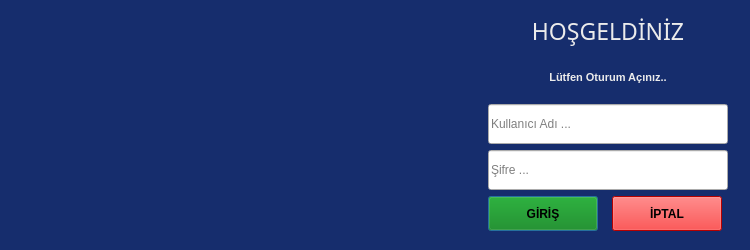
<?xml version="1.0" encoding="UTF-8"?>
<ui version="4.0">
 <class>auth_form</class>
 <widget class="QDialog" name="auth_form">
  <property name="geometry">
   <rect>
    <x>0</x>
    <y>0</y>
    <width>750</width>
    <height>250</height>
   </rect>
  </property>
  <property name="minimumSize">
   <size>
    <width>750</width>
    <height>250</height>
   </size>
  </property>
  <property name="maximumSize">
   <size>
    <width>750</width>
    <height>250</height>
   </size>
  </property>
  <property name="windowTitle">
   <string>Oturum Açma Paneli</string>
  </property>
  <property name="styleSheet">
   <string notr="true">#auth_form{
background-color: #162D6D;
}
QPushButton#btn_login {
background-color: green;
font: 12pt &quot;Century Gothic&quot;;
font-weight: bold;
}
QPushButton#btn_cancel {
background-color: red;
font: 12pt &quot;Century Gothic&quot;;
font-weight: bold;
}

QLineEdit {
font: 11pt &quot;Century Gothic&quot;;
}

QLabel{
color:#ebebeb;
}


#btn_login:hover, #btn_cancel:hover {
background-color: #2349b0;
border: 3px solid #ffffff;
border-radius: 6px;
padding-top: 8px;
}

#btn_login:pressed, #btn_cancel:pressed {
background-color: #ffaa00;
border: 3px solid #ffffff;
border-radius: 6px;
padding-top: 8px;
}</string>
  </property>
  <property name="sizeGripEnabled">
   <bool>false</bool>
  </property>
  <property name="modal">
   <bool>false</bool>
  </property>
  <widget class="QWidget" name="logo_wid" native="true">
   <property name="geometry">
    <rect>
     <x>10</x>
     <y>40</y>
     <width>410</width>
     <height>180</height>
    </rect>
   </property>
   <property name="styleSheet">
    <string notr="true">image:url(:/resim/assets/images/logo-w.png)
</string>
   </property>
  </widget>
  <widget class="QWidget" name="layoutWidget">
   <property name="geometry">
    <rect>
     <x>488</x>
     <y>10</y>
     <width>242</width>
     <height>221</height>
    </rect>
   </property>
   <layout class="QGridLayout" name="gridLayout">
    <item row="0" column="0" colspan="2">
     <widget class="QLabel" name="lbl_welcome">
      <property name="font">
       <font>
        <family>Grenada</family>
        <pointsize>17</pointsize>
        <italic>false</italic>
        <bold>false</bold>
       </font>
      </property>
      <property name="text">
       <string>HOŞGELDİNİZ</string>
      </property>
      <property name="alignment">
       <set>Qt::AlignmentFlag::AlignCenter</set>
      </property>
     </widget>
    </item>
    <item row="1" column="0" colspan="2">
     <widget class="QLabel" name="lbl_login">
      <property name="font">
       <font>
        <family>Microsoft Sans Serif</family>
        <pointsize>8</pointsize>
        <italic>false</italic>
        <bold>true</bold>
       </font>
      </property>
      <property name="text">
       <string>Lütfen Oturum Açınız..</string>
      </property>
      <property name="alignment">
       <set>Qt::AlignmentFlag::AlignCenter</set>
      </property>
     </widget>
    </item>
    <item row="2" column="0" colspan="2">
     <widget class="QLineEdit" name="txt_user">
      <property name="sizePolicy">
       <sizepolicy hsizetype="Fixed" vsizetype="Fixed">
        <horstretch>0</horstretch>
        <verstretch>0</verstretch>
       </sizepolicy>
      </property>
      <property name="minimumSize">
       <size>
        <width>240</width>
        <height>40</height>
       </size>
      </property>
      <property name="maximumSize">
       <size>
        <width>220</width>
        <height>40</height>
       </size>
      </property>
      <property name="placeholderText">
       <string>Kullanıcı Adı ...</string>
      </property>
     </widget>
    </item>
    <item row="3" column="0" colspan="2">
     <widget class="QLineEdit" name="txt_pass">
      <property name="sizePolicy">
       <sizepolicy hsizetype="Fixed" vsizetype="Fixed">
        <horstretch>0</horstretch>
        <verstretch>0</verstretch>
       </sizepolicy>
      </property>
      <property name="minimumSize">
       <size>
        <width>240</width>
        <height>40</height>
       </size>
      </property>
      <property name="maximumSize">
       <size>
        <width>220</width>
        <height>40</height>
       </size>
      </property>
      <property name="echoMode">
       <enum>QLineEdit::EchoMode::Password</enum>
      </property>
      <property name="placeholderText">
       <string>Şifre ...</string>
      </property>
     </widget>
    </item>
    <item row="4" column="0">
     <widget class="QPushButton" name="btn_login">
      <property name="sizePolicy">
       <sizepolicy hsizetype="Fixed" vsizetype="Fixed">
        <horstretch>0</horstretch>
        <verstretch>0</verstretch>
       </sizepolicy>
      </property>
      <property name="minimumSize">
       <size>
        <width>110</width>
        <height>35</height>
       </size>
      </property>
      <property name="maximumSize">
       <size>
        <width>110</width>
        <height>35</height>
       </size>
      </property>
      <property name="styleSheet">
       <string notr="true">#btn_login:pressed {
background-color: #ffaa00;
border: 3px solid #ffffff;
padding-top: 8px;
}</string>
      </property>
      <property name="text">
       <string>GİRİŞ</string>
      </property>
     </widget>
    </item>
    <item row="4" column="1">
     <widget class="QPushButton" name="btn_cancel">
      <property name="sizePolicy">
       <sizepolicy hsizetype="Fixed" vsizetype="Fixed">
        <horstretch>0</horstretch>
        <verstretch>0</verstretch>
       </sizepolicy>
      </property>
      <property name="minimumSize">
       <size>
        <width>110</width>
        <height>35</height>
       </size>
      </property>
      <property name="maximumSize">
       <size>
        <width>110</width>
        <height>35</height>
       </size>
      </property>
      <property name="text">
       <string>İPTAL</string>
      </property>
     </widget>
    </item>
   </layout>
  </widget>
 </widget>
 <resources>
  <include location="../icons/resource.qrc"/>
 </resources>
 <connections/>
</ui>
